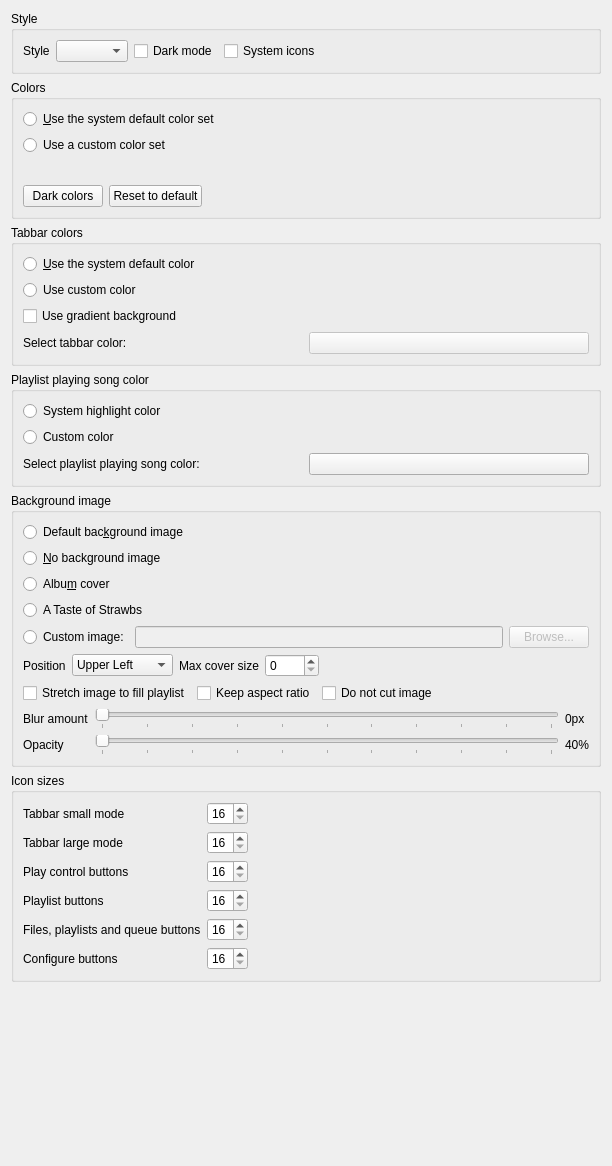
<?xml version="1.0" encoding="UTF-8"?>
<ui version="4.0">
 <class>AppearanceSettingsPage</class>
 <widget class="QWidget" name="AppearanceSettingsPage">
  <property name="geometry">
   <rect>
    <x>0</x>
    <y>0</y>
    <width>612</width>
    <height>1166</height>
   </rect>
  </property>
  <property name="windowTitle">
   <string>Appearance</string>
  </property>
  <layout class="QVBoxLayout" name="layout_appearancesettingspage">
   <item>
    <widget class="QGroupBox" name="groupbox_style">
     <property name="title">
      <string>Style</string>
     </property>
     <layout class="QVBoxLayout" name="verticalLayout">
      <item>
       <layout class="QHBoxLayout" name="layout_style">
        <item>
         <widget class="QLabel" name="label_style">
          <property name="text">
           <string>Style</string>
          </property>
         </widget>
        </item>
        <item>
         <widget class="QComboBox" name="combobox_style">
          <property name="toolTip">
           <string>You might need to restart NASAQ for this setting to fully apply</string>
          </property>
         </widget>
        </item>
        <item>
         <widget class="QCheckBox" name="checkbox_dark_mode">
          <property name="text">
           <string>Dark mode</string>
          </property>
         </widget>
        </item>
        <item>
         <widget class="QCheckBox" name="checkbox_system_icons">
          <property name="toolTip">
           <string>You need to restart NASAQ for this setting to take affect</string>
          </property>
          <property name="text">
           <string>System icons</string>
          </property>
         </widget>
        </item>
        <item>
         <spacer name="spacer_style">
          <property name="orientation">
           <enum>Qt::Horizontal</enum>
          </property>
          <property name="sizeHint" stdset="0">
           <size>
            <width>40</width>
            <height>20</height>
           </size>
          </property>
         </spacer>
        </item>
       </layout>
      </item>
     </layout>
    </widget>
   </item>
   <item>
    <widget class="QGroupBox" name="groupbox_colors">
     <property name="toolTip">
      <string>Changing colors is only supported with some styles</string>
     </property>
     <property name="title">
      <string>Colors</string>
     </property>
     <layout class="QVBoxLayout" name="layout_colors">
      <item>
       <widget class="QRadioButton" name="use_system_color_set">
        <property name="text">
         <string>&amp;Use the system default color set</string>
        </property>
       </widget>
      </item>
      <item>
       <widget class="QRadioButton" name="use_custom_color_set">
        <property name="text">
         <string>Use a custom color set</string>
        </property>
       </widget>
      </item>
      <item>
       <widget class="QWidget" name="widget_custom_colors" native="true">
        <layout class="QFormLayout" name="layout_custom_colors"/>
       </widget>
      </item>
      <item>
       <layout class="QHBoxLayout" name="layout_color_presets">
        <item>
         <widget class="QPushButton" name="button_dark_colors">
          <property name="toolTip">
           <string>Set a custom color set suitable for a dark theme</string>
          </property>
          <property name="text">
           <string>Dark colors</string>
          </property>
         </widget>
        </item>
        <item>
         <widget class="QPushButton" name="button_reset_colors">
          <property name="toolTip">
           <string>Reset the custom color set to the system default colors</string>
          </property>
          <property name="text">
           <string>Reset to default</string>
          </property>
         </widget>
        </item>
        <item>
         <spacer name="spacer_color_presets">
          <property name="orientation">
           <enum>Qt::Horizontal</enum>
          </property>
          <property name="sizeHint" stdset="0">
           <size>
            <width>40</width>
            <height>20</height>
           </size>
          </property>
         </spacer>
        </item>
       </layout>
      </item>
     </layout>
    </widget>
   </item>
   <item>
    <widget class="QGroupBox" name="groupbox_tabbar_colors">
     <property name="title">
      <string>Tabbar colors</string>
     </property>
     <layout class="QVBoxLayout" name="layout_tabbar_colors">
      <item>
       <widget class="QRadioButton" name="tabbar_system_color">
        <property name="text">
         <string>&amp;Use the system default color</string>
        </property>
       </widget>
      </item>
      <item>
       <widget class="QRadioButton" name="tabbar_custom_color">
        <property name="text">
         <string>Use custom color</string>
        </property>
       </widget>
      </item>
      <item>
       <widget class="QCheckBox" name="tabbar_gradient">
        <property name="text">
         <string>Use gradient background</string>
        </property>
       </widget>
      </item>
      <item>
       <layout class="QHBoxLayout" name="layout_tabbar_color">
        <item>
         <widget class="QLabel" name="label_tabbar_color">
          <property name="enabled">
           <bool>true</bool>
          </property>
          <property name="text">
           <string>Select tabbar color:</string>
          </property>
         </widget>
        </item>
        <item>
         <widget class="QPushButton" name="select_tabbar_color">
          <property name="enabled">
           <bool>false</bool>
          </property>
          <property name="text">
           <string notr="true"/>
          </property>
         </widget>
        </item>
       </layout>
      </item>
     </layout>
    </widget>
   </item>
   <item>
    <widget class="QGroupBox" name="playlist_playing_song_color">
     <property name="title">
      <string>Playlist playing song color</string>
     </property>
     <layout class="QVBoxLayout" name="layout_playlist_playing_song_color">
      <item>
       <widget class="QRadioButton" name="playlist_playing_song_color_system">
        <property name="text">
         <string>System highlight color</string>
        </property>
       </widget>
      </item>
      <item>
       <widget class="QRadioButton" name="playlist_playing_song_color_custom">
        <property name="text">
         <string>Custom color</string>
        </property>
       </widget>
      </item>
      <item>
       <layout class="QHBoxLayout" name="layout_playlist_playing_song_color_custom">
        <item>
         <widget class="QLabel" name="label_select_playlist_playing_song_color">
          <property name="text">
           <string>Select playlist playing song color:</string>
          </property>
         </widget>
        </item>
        <item>
         <widget class="QPushButton" name="select_playlist_playing_song_color">
          <property name="text">
           <string/>
          </property>
         </widget>
        </item>
       </layout>
      </item>
     </layout>
    </widget>
   </item>
   <item>
    <widget class="QGroupBox" name="groupbox_background_image">
     <property name="title">
      <string>Background image</string>
     </property>
     <layout class="QVBoxLayout" name="layout_background_image">
      <item>
       <widget class="QRadioButton" name="use_default_background">
        <property name="text">
         <string>Default bac&amp;kground image</string>
        </property>
       </widget>
      </item>
      <item>
       <widget class="QRadioButton" name="use_no_background">
        <property name="text">
         <string>&amp;No background image</string>
        </property>
       </widget>
      </item>
      <item>
       <widget class="QRadioButton" name="use_album_cover_background">
        <property name="toolTip">
         <string>The album cover of the currently playing song</string>
        </property>
        <property name="text">
         <string>Albu&amp;m cover</string>
        </property>
       </widget>
      </item>
      <item>
       <widget class="QRadioButton" name="use_strawbs_background">
        <property name="text">
         <string notr="true">A Taste of Strawbs</string>
        </property>
       </widget>
      </item>
      <item>
       <layout class="QHBoxLayout" name="layout_custom_image">
        <item>
         <widget class="QRadioButton" name="use_custom_background_image">
          <property name="text">
           <string>Custom image:</string>
          </property>
         </widget>
        </item>
        <item>
         <widget class="QLineEdit" name="background_image_filename">
          <property name="enabled">
           <bool>false</bool>
          </property>
          <property name="text">
           <string notr="true"/>
          </property>
         </widget>
        </item>
        <item>
         <widget class="QPushButton" name="select_background_image_filename_button">
          <property name="enabled">
           <bool>false</bool>
          </property>
          <property name="text">
           <string>Browse...</string>
          </property>
         </widget>
        </item>
       </layout>
      </item>
      <item>
       <widget class="QWidget" name="widget_background_image_options" native="true">
        <layout class="QVBoxLayout" name="layout_custom_background_image_options">
         <property name="leftMargin">
          <number>0</number>
         </property>
         <property name="topMargin">
          <number>0</number>
         </property>
         <property name="rightMargin">
          <number>0</number>
         </property>
         <property name="bottomMargin">
          <number>0</number>
         </property>
         <item>
          <widget class="QWidget" name="widget_background_image_custom_position" native="true">
           <layout class="QHBoxLayout" name="layout_custom_position">
            <property name="leftMargin">
             <number>0</number>
            </property>
            <property name="topMargin">
             <number>0</number>
            </property>
            <property name="rightMargin">
             <number>0</number>
            </property>
            <property name="bottomMargin">
             <number>0</number>
            </property>
            <item>
             <widget class="QLabel" name="label_background_image_position">
              <property name="text">
               <string>Position</string>
              </property>
             </widget>
            </item>
            <item>
             <widget class="QComboBox" name="combobox_background_image_position">
              <item>
               <property name="text">
                <string>Upper Left</string>
               </property>
              </item>
              <item>
               <property name="text">
                <string>Upper Right</string>
               </property>
              </item>
              <item>
               <property name="text">
                <string>Middle</string>
               </property>
              </item>
              <item>
               <property name="text">
                <string>Bottom Left</string>
               </property>
              </item>
              <item>
               <property name="text">
                <string>Bottom Right</string>
               </property>
              </item>
             </widget>
            </item>
            <item>
             <widget class="QLabel" name="label_background_image_max_cover_size">
              <property name="text">
               <string>Max cover size</string>
              </property>
             </widget>
            </item>
            <item>
             <widget class="QSpinBox" name="spinbox_background_image_maxsize">
              <property name="minimum">
               <number>0</number>
              </property>
              <property name="maximum">
               <number>9000</number>
              </property>
             </widget>
            </item>
            <item>
             <spacer name="spacer_background_image_position">
              <property name="orientation">
               <enum>Qt::Horizontal</enum>
              </property>
              <property name="sizeHint" stdset="0">
               <size>
                <width>40</width>
                <height>20</height>
               </size>
              </property>
             </spacer>
            </item>
           </layout>
          </widget>
         </item>
         <item>
          <widget class="QWidget" name="widget_background_image_stretch" native="true">
           <layout class="QHBoxLayout" name="layout_background_image_stretch">
            <property name="leftMargin">
             <number>0</number>
            </property>
            <property name="topMargin">
             <number>0</number>
            </property>
            <property name="rightMargin">
             <number>0</number>
            </property>
            <property name="bottomMargin">
             <number>0</number>
            </property>
            <item>
             <widget class="QCheckBox" name="checkbox_background_image_stretch">
              <property name="text">
               <string>Stretch image to fill playlist</string>
              </property>
             </widget>
            </item>
            <item>
             <widget class="QCheckBox" name="checkbox_background_image_keep_aspect_ratio">
              <property name="text">
               <string>Keep aspect ratio</string>
              </property>
             </widget>
            </item>
            <item>
             <widget class="QCheckBox" name="checkbox_background_image_do_not_cut">
              <property name="text">
               <string>Do not cut image</string>
              </property>
             </widget>
            </item>
            <item>
             <spacer name="spacer_background_image_stretch">
              <property name="orientation">
               <enum>Qt::Horizontal</enum>
              </property>
              <property name="sizeHint" stdset="0">
               <size>
                <width>40</width>
                <height>20</height>
               </size>
              </property>
             </spacer>
            </item>
           </layout>
          </widget>
         </item>
         <item>
          <layout class="QGridLayout" name="layout_background_image_blur_opacity">
           <item row="0" column="0">
            <widget class="QLabel" name="label_background_image_blur">
             <property name="enabled">
              <bool>true</bool>
             </property>
             <property name="text">
              <string>Blur amount</string>
             </property>
            </widget>
           </item>
           <item row="0" column="1">
            <widget class="QSlider" name="slider_background_image_blur">
             <property name="minimum">
              <number>0</number>
             </property>
             <property name="maximum">
              <number>100</number>
             </property>
             <property name="orientation">
              <enum>Qt::Horizontal</enum>
             </property>
             <property name="tickPosition">
              <enum>QSlider::TicksBelow</enum>
             </property>
             <property name="tickInterval">
              <number>10</number>
             </property>
            </widget>
           </item>
           <item row="0" column="2">
            <widget class="QLabel" name="label_background_image_blur_radius">
             <property name="enabled">
              <bool>true</bool>
             </property>
             <property name="text">
              <string>0px</string>
             </property>
            </widget>
           </item>
           <item row="1" column="0">
            <widget class="QLabel" name="label_background_image_opacity">
             <property name="text">
              <string>Opacity</string>
             </property>
            </widget>
           </item>
           <item row="1" column="1">
            <widget class="QSlider" name="slider_background_image_opacity">
             <property name="maximum">
              <number>100</number>
             </property>
             <property name="singleStep">
              <number>10</number>
             </property>
             <property name="orientation">
              <enum>Qt::Horizontal</enum>
             </property>
             <property name="tickPosition">
              <enum>QSlider::TicksBelow</enum>
             </property>
             <property name="tickInterval">
              <number>10</number>
             </property>
            </widget>
           </item>
           <item row="1" column="2">
            <widget class="QLabel" name="label_background_image_opacity_2">
             <property name="text">
              <string>40%</string>
             </property>
            </widget>
           </item>
          </layout>
         </item>
        </layout>
       </widget>
      </item>
     </layout>
    </widget>
   </item>
   <item>
    <widget class="QGroupBox" name="groupbox_icon_sizes">
     <property name="title">
      <string>Icon sizes</string>
     </property>
     <layout class="QHBoxLayout" name="layout_groupbox_icon_sizes">
      <item>
       <layout class="QGridLayout" name="layout_icon_sizes">
        <item row="3" column="0">
         <widget class="QLabel" name="label_icon_size_playlist_buttons">
          <property name="text">
           <string>Playlist buttons</string>
          </property>
         </widget>
        </item>
        <item row="1" column="0">
         <widget class="QLabel" name="label_icon_size_tabbar_large_mode">
          <property name="text">
           <string>Tabbar large mode</string>
          </property>
         </widget>
        </item>
        <item row="2" column="0">
         <widget class="QLabel" name="label_icon_size_play_control_buttons">
          <property name="text">
           <string>Play control buttons</string>
          </property>
         </widget>
        </item>
        <item row="2" column="1">
         <widget class="QSpinBox" name="spinbox_icon_size_play_control_buttons">
          <property name="minimum">
           <number>16</number>
          </property>
          <property name="maximum">
           <number>64</number>
          </property>
         </widget>
        </item>
        <item row="4" column="1">
         <widget class="QSpinBox" name="spinbox_icon_size_left_panel_buttons">
          <property name="minimum">
           <number>16</number>
          </property>
          <property name="maximum">
           <number>64</number>
          </property>
         </widget>
        </item>
        <item row="5" column="0">
         <widget class="QLabel" name="label_icon_size_configure_buttons">
          <property name="text">
           <string>Configure buttons</string>
          </property>
         </widget>
        </item>
        <item row="3" column="1">
         <widget class="QSpinBox" name="spinbox_icon_size_playlist_buttons">
          <property name="minimum">
           <number>16</number>
          </property>
          <property name="maximum">
           <number>64</number>
          </property>
         </widget>
        </item>
        <item row="5" column="1">
         <widget class="QSpinBox" name="spinbox_icon_size_configure_buttons">
          <property name="minimum">
           <number>16</number>
          </property>
          <property name="maximum">
           <number>64</number>
          </property>
         </widget>
        </item>
        <item row="4" column="0">
         <widget class="QLabel" name="label_icon_size_left_panel_buttons">
          <property name="text">
           <string>Files, playlists and queue buttons</string>
          </property>
         </widget>
        </item>
        <item row="1" column="1">
         <widget class="QSpinBox" name="spinbox_icon_size_tabbar_large_mode">
          <property name="minimum">
           <number>16</number>
          </property>
          <property name="maximum">
           <number>64</number>
          </property>
         </widget>
        </item>
        <item row="0" column="0">
         <widget class="QLabel" name="label_icon_size_tabbar_small_mode">
          <property name="text">
           <string>Tabbar small mode</string>
          </property>
         </widget>
        </item>
        <item row="0" column="1">
         <widget class="QSpinBox" name="spinbox_icon_size_tabbar_small_mode">
          <property name="minimum">
           <number>16</number>
          </property>
          <property name="maximum">
           <number>64</number>
          </property>
         </widget>
        </item>
       </layout>
      </item>
      <item>
       <spacer name="spacer_icon_sizes">
        <property name="orientation">
         <enum>Qt::Horizontal</enum>
        </property>
        <property name="sizeHint" stdset="0">
         <size>
          <width>40</width>
          <height>20</height>
         </size>
        </property>
       </spacer>
      </item>
     </layout>
    </widget>
   </item>
   <item>
    <spacer name="spacer_bottom">
     <property name="orientation">
      <enum>Qt::Vertical</enum>
     </property>
     <property name="sizeHint" stdset="0">
      <size>
       <width>20</width>
       <height>40</height>
      </size>
     </property>
    </spacer>
   </item>
  </layout>
 </widget>
 <tabstops>
  <tabstop>combobox_style</tabstop>
  <tabstop>checkbox_dark_mode</tabstop>
  <tabstop>checkbox_system_icons</tabstop>
  <tabstop>use_system_color_set</tabstop>
  <tabstop>use_custom_color_set</tabstop>
  <tabstop>button_dark_colors</tabstop>
  <tabstop>button_reset_colors</tabstop>
  <tabstop>tabbar_system_color</tabstop>
  <tabstop>tabbar_custom_color</tabstop>
  <tabstop>tabbar_gradient</tabstop>
  <tabstop>select_tabbar_color</tabstop>
  <tabstop>playlist_playing_song_color_system</tabstop>
  <tabstop>playlist_playing_song_color_custom</tabstop>
  <tabstop>select_playlist_playing_song_color</tabstop>
  <tabstop>use_default_background</tabstop>
  <tabstop>use_no_background</tabstop>
  <tabstop>use_album_cover_background</tabstop>
  <tabstop>use_strawbs_background</tabstop>
  <tabstop>use_custom_background_image</tabstop>
  <tabstop>background_image_filename</tabstop>
  <tabstop>select_background_image_filename_button</tabstop>
  <tabstop>combobox_background_image_position</tabstop>
  <tabstop>spinbox_background_image_maxsize</tabstop>
  <tabstop>checkbox_background_image_stretch</tabstop>
  <tabstop>checkbox_background_image_keep_aspect_ratio</tabstop>
  <tabstop>checkbox_background_image_do_not_cut</tabstop>
  <tabstop>slider_background_image_blur</tabstop>
  <tabstop>slider_background_image_opacity</tabstop>
  <tabstop>spinbox_icon_size_tabbar_small_mode</tabstop>
  <tabstop>spinbox_icon_size_tabbar_large_mode</tabstop>
  <tabstop>spinbox_icon_size_play_control_buttons</tabstop>
  <tabstop>spinbox_icon_size_playlist_buttons</tabstop>
  <tabstop>spinbox_icon_size_left_panel_buttons</tabstop>
  <tabstop>spinbox_icon_size_configure_buttons</tabstop>
 </tabstops>
 <resources/>
 <connections/>
</ui>
